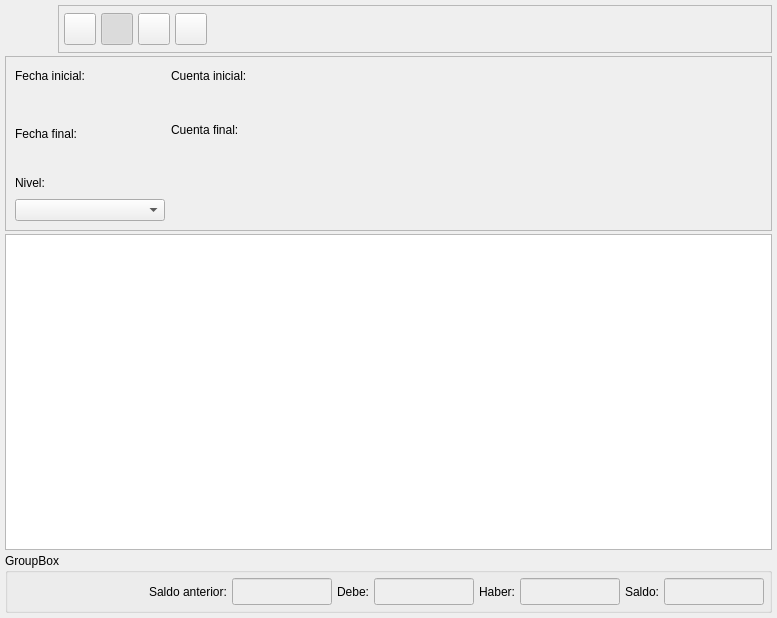
<ui version="4.0" >
 <author>Tomeu Borras Riera</author>
 <class>BalanceBase</class>
 <widget class="QWidget" name="BalanceBase" >
  <property name="geometry" >
   <rect>
    <x>0</x>
    <y>0</y>
    <width>777</width>
    <height>618</height>
   </rect>
  </property>
  <property name="sizePolicy" >
   <sizepolicy vsizetype="Expanding" hsizetype="Expanding" >
    <horstretch>0</horstretch>
    <verstretch>0</verstretch>
   </sizepolicy>
  </property>
  <property name="minimumSize" >
   <size>
    <width>650</width>
    <height>450</height>
   </size>
  </property>
  <property name="windowTitle" >
   <string>Balance de cuentas</string>
  </property>
  <property name="windowIcon" >
   <iconset resource="../../../bulmages.qrc" >:/BulmaCont32x32/images/png/i_balance.xpm</iconset>
  </property>
  <layout class="QVBoxLayout" >
   <property name="leftMargin" >
    <number>5</number>
   </property>
   <property name="topMargin" >
    <number>5</number>
   </property>
   <property name="rightMargin" >
    <number>5</number>
   </property>
   <property name="bottomMargin" >
    <number>5</number>
   </property>
   <item>
    <layout class="QHBoxLayout" >
     <property name="spacing" >
      <number>5</number>
     </property>
     <property name="leftMargin" >
      <number>0</number>
     </property>
     <property name="topMargin" >
      <number>0</number>
     </property>
     <property name="rightMargin" >
      <number>0</number>
     </property>
     <property name="bottomMargin" >
      <number>0</number>
     </property>
     <item>
      <widget class="QLabel" name="pixmapLabel1" >
       <property name="sizePolicy" >
        <sizepolicy vsizetype="Fixed" hsizetype="Fixed" >
         <horstretch>0</horstretch>
         <verstretch>0</verstretch>
        </sizepolicy>
       </property>
       <property name="minimumSize" >
        <size>
         <width>48</width>
         <height>48</height>
        </size>
       </property>
       <property name="maximumSize" >
        <size>
         <width>48</width>
         <height>48</height>
        </size>
       </property>
       <property name="pixmap" >
        <pixmap resource="../../../bulmages.qrc" >:/BulmaCont32x32/images/png/i_balance.xpm</pixmap>
       </property>
       <property name="scaledContents" >
        <bool>true</bool>
       </property>
      </widget>
     </item>
     <item>
      <widget class="QFrame" name="frame_3" >
       <property name="sizePolicy" >
        <sizepolicy vsizetype="Preferred" hsizetype="Preferred" >
         <horstretch>0</horstretch>
         <verstretch>3</verstretch>
        </sizepolicy>
       </property>
       <property name="frameShape" >
        <enum>QFrame::StyledPanel</enum>
       </property>
       <property name="frameShadow" >
        <enum>QFrame::Raised</enum>
       </property>
       <layout class="QGridLayout" >
        <property name="leftMargin" >
         <number>5</number>
        </property>
        <property name="topMargin" >
         <number>5</number>
        </property>
        <property name="rightMargin" >
         <number>5</number>
        </property>
        <property name="bottomMargin" >
         <number>5</number>
        </property>
        <property name="horizontalSpacing" >
         <number>5</number>
        </property>
        <property name="verticalSpacing" >
         <number>5</number>
        </property>
        <item row="0" column="2" >
         <widget class="QToolButton" name="mui_filtrar" >
          <property name="minimumSize" >
           <size>
            <width>32</width>
            <height>32</height>
           </size>
          </property>
          <property name="maximumSize" >
           <size>
            <width>32</width>
            <height>32</height>
           </size>
          </property>
          <property name="toolTip" >
           <string>Filtrar balance</string>
          </property>
          <property name="whatsThis" >
           <string>Filtrar balance</string>
          </property>
          <property name="text" >
           <string/>
          </property>
          <property name="icon" >
           <iconset resource="../../../bulmages.qrc" >:/Images/edit-find.svg</iconset>
          </property>
          <property name="iconSize" >
           <size>
            <width>32</width>
            <height>32</height>
           </size>
          </property>
          <property name="shortcut" >
           <string>Ctrl+F</string>
          </property>
          <property name="checkable" >
           <bool>true</bool>
          </property>
          <property name="checked" >
           <bool>true</bool>
          </property>
         </widget>
        </item>
        <item row="0" column="5" >
         <spacer>
          <property name="orientation" >
           <enum>Qt::Horizontal</enum>
          </property>
          <property name="sizeType" >
           <enum>QSizePolicy::Expanding</enum>
          </property>
          <property name="sizeHint" >
           <size>
            <width>52</width>
            <height>25</height>
           </size>
          </property>
         </spacer>
        </item>
        <item row="0" column="4" >
         <widget class="QToolButton" name="mui_actualizar" >
          <property name="minimumSize" >
           <size>
            <width>32</width>
            <height>32</height>
           </size>
          </property>
          <property name="maximumSize" >
           <size>
            <width>32</width>
            <height>32</height>
           </size>
          </property>
          <property name="toolTip" >
           <string>Actualizar balance</string>
          </property>
          <property name="whatsThis" >
           <string>Actualizar balance</string>
          </property>
          <property name="text" >
           <string/>
          </property>
          <property name="icon" >
           <iconset resource="../../../bulmages.qrc" >:/Images/view-refresh.svg</iconset>
          </property>
          <property name="iconSize" >
           <size>
            <width>32</width>
            <height>32</height>
           </size>
          </property>
          <property name="shortcut" >
           <string>F5</string>
          </property>
          <property name="checkable" >
           <bool>false</bool>
          </property>
          <property name="checked" >
           <bool>false</bool>
          </property>
         </widget>
        </item>
        <item row="0" column="1" >
         <widget class="QToolButton" name="mui_imprimir" >
          <property name="minimumSize" >
           <size>
            <width>32</width>
            <height>32</height>
           </size>
          </property>
          <property name="maximumSize" >
           <size>
            <width>32</width>
            <height>32</height>
           </size>
          </property>
          <property name="toolTip" >
           <string>Imprimir balance</string>
          </property>
          <property name="whatsThis" >
           <string>Imprimir balance</string>
          </property>
          <property name="text" >
           <string/>
          </property>
          <property name="icon" >
           <iconset resource="../../../bulmages.qrc" >:/Images/document-print.svg</iconset>
          </property>
          <property name="iconSize" >
           <size>
            <width>32</width>
            <height>32</height>
           </size>
          </property>
          <property name="shortcut" >
           <string>Ctrl+P</string>
          </property>
         </widget>
        </item>
        <item row="0" column="3" >
         <widget class="QToolButton" name="mui_configurar" >
          <property name="minimumSize" >
           <size>
            <width>32</width>
            <height>32</height>
           </size>
          </property>
          <property name="maximumSize" >
           <size>
            <width>32</width>
            <height>32</height>
           </size>
          </property>
          <property name="toolTip" >
           <string>Configurar</string>
          </property>
          <property name="whatsThis" >
           <string>Configurar</string>
          </property>
          <property name="text" >
           <string/>
          </property>
          <property name="icon" >
           <iconset resource="../../../bulmages.qrc" >:/Images/document-properties.svg</iconset>
          </property>
          <property name="iconSize" >
           <size>
            <width>32</width>
            <height>32</height>
           </size>
          </property>
          <property name="shortcut" >
           <string>Ctrl+B</string>
          </property>
          <property name="checkable" >
           <bool>false</bool>
          </property>
          <property name="checked" >
           <bool>false</bool>
          </property>
         </widget>
        </item>
       </layout>
      </widget>
     </item>
    </layout>
   </item>
   <item>
    <widget class="QFrame" name="frame" >
     <property name="frameShape" >
      <enum>QFrame::StyledPanel</enum>
     </property>
     <property name="frameShadow" >
      <enum>QFrame::Raised</enum>
     </property>
     <layout class="QGridLayout" >
      <property name="leftMargin" >
       <number>9</number>
      </property>
      <property name="topMargin" >
       <number>9</number>
      </property>
      <property name="rightMargin" >
       <number>9</number>
      </property>
      <property name="bottomMargin" >
       <number>9</number>
      </property>
      <property name="horizontalSpacing" >
       <number>6</number>
      </property>
      <property name="verticalSpacing" >
       <number>6</number>
      </property>
      <item row="6" column="3" >
       <spacer>
        <property name="orientation" >
         <enum>Qt::Horizontal</enum>
        </property>
        <property name="sizeHint" >
         <size>
          <width>261</width>
          <height>20</height>
         </size>
        </property>
       </spacer>
      </item>
      <item row="5" column="3" >
       <spacer>
        <property name="orientation" >
         <enum>Qt::Horizontal</enum>
        </property>
        <property name="sizeHint" >
         <size>
          <width>241</width>
          <height>20</height>
         </size>
        </property>
       </spacer>
      </item>
      <item row="0" column="3" >
       <spacer>
        <property name="orientation" >
         <enum>Qt::Horizontal</enum>
        </property>
        <property name="sizeHint" >
         <size>
          <width>241</width>
          <height>20</height>
         </size>
        </property>
       </spacer>
      </item>
      <item row="5" column="1" >
       <widget class="QLabel" name="textLabel1_2" >
        <property name="text" >
         <string>Nivel:</string>
        </property>
        <property name="alignment" >
         <set>Qt::AlignLeading|Qt::AlignLeft|Qt::AlignVCenter</set>
        </property>
       </widget>
      </item>
      <item row="6" column="1" >
       <widget class="QComboBox" name="combonivel" >
        <property name="minimumSize" >
         <size>
          <width>150</width>
          <height>0</height>
         </size>
        </property>
       </widget>
      </item>
      <item row="3" column="1" >
       <widget class="QLabel" name="TextLabel1_2_2_2" >
        <property name="text" >
         <string>Fecha final:</string>
        </property>
       </widget>
      </item>
      <item row="4" column="1" >
       <widget class="BlDateSearch" native="1" name="m_fechafinal1" >
        <property name="sizePolicy" >
         <sizepolicy vsizetype="Fixed" hsizetype="Fixed" >
          <horstretch>0</horstretch>
          <verstretch>0</verstretch>
         </sizepolicy>
        </property>
        <property name="minimumSize" >
         <size>
          <width>100</width>
          <height>20</height>
         </size>
        </property>
       </widget>
      </item>
      <item rowspan="2" row="1" column="1" >
       <widget class="BlDateSearch" native="1" name="m_fechainicial1" >
        <property name="sizePolicy" >
         <sizepolicy vsizetype="Fixed" hsizetype="Fixed" >
          <horstretch>0</horstretch>
          <verstretch>0</verstretch>
         </sizepolicy>
        </property>
        <property name="minimumSize" >
         <size>
          <width>100</width>
          <height>20</height>
         </size>
        </property>
       </widget>
      </item>
      <item row="0" column="1" >
       <widget class="QLabel" name="TextLabel1_2_2" >
        <property name="sizePolicy" >
         <sizepolicy vsizetype="Preferred" hsizetype="Preferred" >
          <horstretch>0</horstretch>
          <verstretch>0</verstretch>
         </sizepolicy>
        </property>
        <property name="text" >
         <string>Fecha inicial:</string>
        </property>
       </widget>
      </item>
      <item row="0" column="2" >
       <widget class="QLabel" name="TextLabel1_3" >
        <property name="text" >
         <string>Cuenta inicial:</string>
        </property>
       </widget>
      </item>
      <item row="1" column="2" colspan="2" >
       <widget class="BcBuscarCuenta" native="1" name="m_codigoinicial" >
        <property name="minimumSize" >
         <size>
          <width>100</width>
          <height>20</height>
         </size>
        </property>
       </widget>
      </item>
      <item rowspan="2" row="2" column="3" >
       <spacer>
        <property name="orientation" >
         <enum>Qt::Horizontal</enum>
        </property>
        <property name="sizeHint" >
         <size>
          <width>241</width>
          <height>23</height>
         </size>
        </property>
       </spacer>
      </item>
      <item rowspan="2" row="2" column="2" >
       <widget class="QLabel" name="TextLabel1_3_2" >
        <property name="text" >
         <string>Cuenta final:</string>
        </property>
       </widget>
      </item>
      <item row="4" column="2" colspan="2" >
       <widget class="BcBuscarCuenta" native="1" name="m_codigofinal" >
        <property name="sizePolicy" >
         <sizepolicy vsizetype="Fixed" hsizetype="Fixed" >
          <horstretch>0</horstretch>
          <verstretch>0</verstretch>
         </sizepolicy>
        </property>
        <property name="minimumSize" >
         <size>
          <width>100</width>
          <height>20</height>
         </size>
        </property>
       </widget>
      </item>
     </layout>
    </widget>
   </item>
   <item>
    <widget class="BalanceSubForm" name="mui_listado" />
   </item>
   <item>
    <widget class="QGroupBox" name="groupBox_2" >
     <property name="title" >
      <string>GroupBox</string>
     </property>
     <layout class="QGridLayout" >
      <property name="leftMargin" >
       <number>5</number>
      </property>
      <property name="topMargin" >
       <number>5</number>
      </property>
      <property name="rightMargin" >
       <number>5</number>
      </property>
      <property name="bottomMargin" >
       <number>5</number>
      </property>
      <property name="horizontalSpacing" >
       <number>5</number>
      </property>
      <property name="verticalSpacing" >
       <number>5</number>
      </property>
      <item row="0" column="9" >
       <widget class="QLineEdit" name="totalsaldo" >
        <property name="sizePolicy" >
         <sizepolicy vsizetype="Fixed" hsizetype="Preferred" >
          <horstretch>0</horstretch>
          <verstretch>0</verstretch>
         </sizepolicy>
        </property>
        <property name="minimumSize" >
         <size>
          <width>100</width>
          <height>0</height>
         </size>
        </property>
        <property name="palette" >
         <palette>
          <active>
           <colorrole role="Base" >
            <brush brushstyle="SolidPattern" >
             <color alpha="255" >
              <red>238</red>
              <green>238</green>
              <blue>238</blue>
             </color>
            </brush>
           </colorrole>
          </active>
          <inactive>
           <colorrole role="Base" >
            <brush brushstyle="SolidPattern" >
             <color alpha="255" >
              <red>238</red>
              <green>238</green>
              <blue>238</blue>
             </color>
            </brush>
           </colorrole>
          </inactive>
          <disabled>
           <colorrole role="Base" >
            <brush brushstyle="SolidPattern" >
             <color alpha="255" >
              <red>255</red>
              <green>255</green>
              <blue>255</blue>
             </color>
            </brush>
           </colorrole>
          </disabled>
         </palette>
        </property>
        <property name="font" >
         <font>
          <pointsize>12</pointsize>
          <weight>75</weight>
          <bold>true</bold>
         </font>
        </property>
       </widget>
      </item>
      <item row="0" column="0" >
       <spacer>
        <property name="orientation" >
         <enum>Qt::Horizontal</enum>
        </property>
        <property name="sizeHint" >
         <size>
          <width>40</width>
          <height>20</height>
         </size>
        </property>
       </spacer>
      </item>
      <item row="0" column="5" >
       <widget class="QLineEdit" name="totaldebe" >
        <property name="sizePolicy" >
         <sizepolicy vsizetype="Fixed" hsizetype="Preferred" >
          <horstretch>0</horstretch>
          <verstretch>0</verstretch>
         </sizepolicy>
        </property>
        <property name="minimumSize" >
         <size>
          <width>100</width>
          <height>0</height>
         </size>
        </property>
        <property name="palette" >
         <palette>
          <active>
           <colorrole role="Base" >
            <brush brushstyle="SolidPattern" >
             <color alpha="255" >
              <red>238</red>
              <green>238</green>
              <blue>238</blue>
             </color>
            </brush>
           </colorrole>
          </active>
          <inactive>
           <colorrole role="Base" >
            <brush brushstyle="SolidPattern" >
             <color alpha="255" >
              <red>238</red>
              <green>238</green>
              <blue>238</blue>
             </color>
            </brush>
           </colorrole>
          </inactive>
          <disabled>
           <colorrole role="Base" >
            <brush brushstyle="SolidPattern" >
             <color alpha="255" >
              <red>255</red>
              <green>255</green>
              <blue>255</blue>
             </color>
            </brush>
           </colorrole>
          </disabled>
         </palette>
        </property>
        <property name="font" >
         <font>
          <pointsize>12</pointsize>
          <weight>75</weight>
          <bold>true</bold>
         </font>
        </property>
       </widget>
      </item>
      <item row="0" column="8" >
       <widget class="QLabel" name="label" >
        <property name="text" >
         <string>Saldo:</string>
        </property>
       </widget>
      </item>
      <item row="0" column="7" >
       <widget class="QLineEdit" name="totalhaber" >
        <property name="sizePolicy" >
         <sizepolicy vsizetype="Fixed" hsizetype="Preferred" >
          <horstretch>0</horstretch>
          <verstretch>0</verstretch>
         </sizepolicy>
        </property>
        <property name="minimumSize" >
         <size>
          <width>100</width>
          <height>0</height>
         </size>
        </property>
        <property name="palette" >
         <palette>
          <active>
           <colorrole role="Base" >
            <brush brushstyle="SolidPattern" >
             <color alpha="255" >
              <red>238</red>
              <green>238</green>
              <blue>238</blue>
             </color>
            </brush>
           </colorrole>
          </active>
          <inactive>
           <colorrole role="Base" >
            <brush brushstyle="SolidPattern" >
             <color alpha="255" >
              <red>238</red>
              <green>238</green>
              <blue>238</blue>
             </color>
            </brush>
           </colorrole>
          </inactive>
          <disabled>
           <colorrole role="Base" >
            <brush brushstyle="SolidPattern" >
             <color alpha="255" >
              <red>255</red>
              <green>255</green>
              <blue>255</blue>
             </color>
            </brush>
           </colorrole>
          </disabled>
         </palette>
        </property>
        <property name="font" >
         <font>
          <pointsize>12</pointsize>
          <weight>75</weight>
          <bold>true</bold>
         </font>
        </property>
       </widget>
      </item>
      <item row="0" column="6" >
       <widget class="QLabel" name="label_2" >
        <property name="text" >
         <string>Haber:</string>
        </property>
       </widget>
      </item>
      <item row="0" column="3" >
       <widget class="QLineEdit" name="totalsaldoant" >
        <property name="sizePolicy" >
         <sizepolicy vsizetype="Fixed" hsizetype="Preferred" >
          <horstretch>0</horstretch>
          <verstretch>0</verstretch>
         </sizepolicy>
        </property>
        <property name="minimumSize" >
         <size>
          <width>100</width>
          <height>0</height>
         </size>
        </property>
        <property name="palette" >
         <palette>
          <active>
           <colorrole role="Base" >
            <brush brushstyle="SolidPattern" >
             <color alpha="255" >
              <red>238</red>
              <green>238</green>
              <blue>238</blue>
             </color>
            </brush>
           </colorrole>
          </active>
          <inactive>
           <colorrole role="Base" >
            <brush brushstyle="SolidPattern" >
             <color alpha="255" >
              <red>238</red>
              <green>238</green>
              <blue>238</blue>
             </color>
            </brush>
           </colorrole>
          </inactive>
          <disabled>
           <colorrole role="Base" >
            <brush brushstyle="SolidPattern" >
             <color alpha="255" >
              <red>255</red>
              <green>255</green>
              <blue>255</blue>
             </color>
            </brush>
           </colorrole>
          </disabled>
         </palette>
        </property>
        <property name="font" >
         <font>
          <pointsize>12</pointsize>
          <weight>75</weight>
          <bold>true</bold>
         </font>
        </property>
       </widget>
      </item>
      <item row="0" column="2" >
       <widget class="QLabel" name="TextLabel2" >
        <property name="frameShape" >
         <enum>QFrame::NoFrame</enum>
        </property>
        <property name="frameShadow" >
         <enum>QFrame::Plain</enum>
        </property>
        <property name="text" >
         <string>Saldo anterior:</string>
        </property>
       </widget>
      </item>
      <item row="0" column="4" >
       <widget class="QLabel" name="label_3" >
        <property name="text" >
         <string>Debe:</string>
        </property>
       </widget>
      </item>
      <item row="0" column="1" >
       <spacer>
        <property name="orientation" >
         <enum>Qt::Horizontal</enum>
        </property>
        <property name="sizeType" >
         <enum>QSizePolicy::Preferred</enum>
        </property>
        <property name="sizeHint" >
         <size>
          <width>200</width>
          <height>16</height>
         </size>
        </property>
       </spacer>
      </item>
     </layout>
    </widget>
   </item>
  </layout>
 </widget>
 <layoutdefault spacing="3" margin="3" />
 <customwidgets>
  <customwidget>
   <class>BlDateSearch</class>
   <extends>QWidget</extends>
   <header>../../../bulmalib/src/bldatesearch.h</header>
  </customwidget>
  <customwidget>
   <class>BcBuscarCuenta</class>
   <extends>QWidget</extends>
   <header>bcbuscarcuenta.h</header>
  </customwidget>
  <customwidget>
   <class>BalanceSubForm</class>
   <extends>QTableWidget</extends>
   <header>balancesubform.h</header>
  </customwidget>
 </customwidgets>
 <tabstops>
  <tabstop>mui_imprimir</tabstop>
  <tabstop>mui_filtrar</tabstop>
  <tabstop>mui_configurar</tabstop>
  <tabstop>mui_actualizar</tabstop>
  <tabstop>combonivel</tabstop>
 </tabstops>
 <resources>
  <include location="../../../bulmages.qrc" />
 </resources>
 <connections>
  <connection>
   <sender>mui_filtrar</sender>
   <signal>toggled(bool)</signal>
   <receiver>frame</receiver>
   <slot>setShown(bool)</slot>
   <hints>
    <hint type="sourcelabel" >
     <x>160</x>
     <y>35</y>
    </hint>
    <hint type="destinationlabel" >
     <x>152</x>
     <y>63</y>
    </hint>
   </hints>
  </connection>
 </connections>
</ui>
